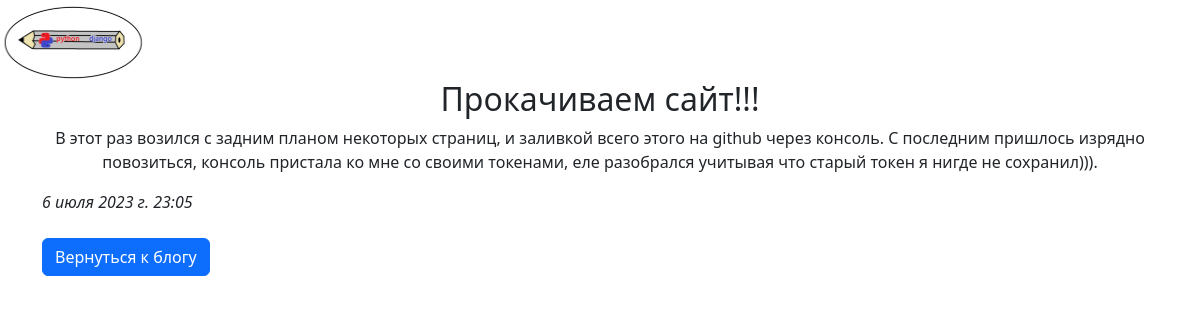
Page /blog/8/ on the committed database.
### blog/models.py (models this page shows, shortened)
class Blog(models.Model):
    title_blog = models.CharField(max_length=100, verbose_name='Заголовок блога')
    description_blog = models.TextField(verbose_name='Описание')
    date = models.DateTimeField(auto_now = False, verbose_name='Дата')
    class Meta:
        verbose_name = 'Блог'
        verbose_name_plural = 'Блоги'

### blog/views.py (the view)
# urls.py: path('<int:blog_id>/', views.detail, name='detail'),
def detail(request, blog_id):
    blog = get_object_or_404(Blog, pk=blog_id)
    return render(request, 'blog/detail.html', {'blog': blog})

### blog/templates/blog/detail.html
{% extends 'portfolio/base.html' %}
{% block content %}
<div class="container" center>
 	<div class="text-center">
 		<h2>{{ blog.title_blog }}</h2>
  	</div>
  <p class="text-center">{{ blog.description_blog|safe }}</p>
  <i>{{ blog.date }}</i>
  <br>
  <br>
  <a href="{% url 'blog:all_blogs' %}" class="btn btn-primary ">Вернуться к блогу</a>
</div>
{% endblock content %}

### rows in the picture
Blog: title_blog "Прокачиваем сайт!!!", description_blog "В этот раз возился с задним планом некоторых страниц, и заливкой всего этого на github через консоль. С последним пришлось изрядно повозиться, консоль пристала ко мне со своими токенами, еле разобрался учитывая что старый токен я нигде не сохранил))).", date "6 июля 2023 г. 23:05"
